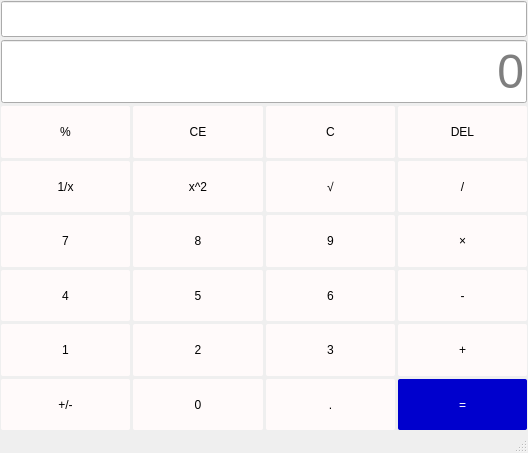
<?xml version="1.0" encoding="UTF-8"?>
<ui version="4.0">
 <class>MainWindow</class>
 <widget class="QMainWindow" name="MainWindow">
  <property name="geometry">
   <rect>
    <x>0</x>
    <y>0</y>
    <width>528</width>
    <height>453</height>
   </rect>
  </property>
  <property name="windowTitle">
   <string>计算器-陈意铭-2022414040206 </string>
  </property>
  <property name="windowIcon">
   <iconset>
    <normaloff>E:/娱乐/临摹/02/preview(1).jpg</normaloff>E:/娱乐/临摹/02/preview(1).jpg</iconset>
  </property>
  <property name="styleSheet">
   <string notr="true">QPushButton{
	font: 12pt &quot;Microsoft YaHei UI&quot;;
	background-color:rgb(255,250,250);
	border-radius:2px;
}
QPushButton:hover{
	background-color:rgb(190,190,190);
}
QPushButton:pressed{
	background-color:rgb(150,150,150);
}
QLineEdit{
	font-size:36pt;
}
</string>
  </property>
  <widget class="QWidget" name="centralwidget">
   <layout class="QVBoxLayout" name="verticalLayout">
    <property name="spacing">
     <number>3</number>
    </property>
    <property name="leftMargin">
     <number>1</number>
    </property>
    <property name="topMargin">
     <number>1</number>
    </property>
    <property name="rightMargin">
     <number>1</number>
    </property>
    <property name="bottomMargin">
     <number>1</number>
    </property>
    <item>
     <layout class="QGridLayout" name="gridLayout">
      <item row="4" column="2">
       <widget class="QPushButton" name="btnNum9">
        <property name="sizePolicy">
         <sizepolicy hsizetype="Minimum" vsizetype="Minimum">
          <horstretch>0</horstretch>
          <verstretch>0</verstretch>
         </sizepolicy>
        </property>
        <property name="text">
         <string>9</string>
        </property>
       </widget>
      </item>
      <item row="3" column="2">
       <widget class="QPushButton" name="btnSqrt">
        <property name="sizePolicy">
         <sizepolicy hsizetype="Minimum" vsizetype="Minimum">
          <horstretch>0</horstretch>
          <verstretch>0</verstretch>
         </sizepolicy>
        </property>
        <property name="text">
         <string>√</string>
        </property>
       </widget>
      </item>
      <item row="5" column="1">
       <widget class="QPushButton" name="btnNum5">
        <property name="sizePolicy">
         <sizepolicy hsizetype="Minimum" vsizetype="Minimum">
          <horstretch>0</horstretch>
          <verstretch>0</verstretch>
         </sizepolicy>
        </property>
        <property name="text">
         <string>5</string>
        </property>
       </widget>
      </item>
      <item row="4" column="1">
       <widget class="QPushButton" name="btnNum8">
        <property name="sizePolicy">
         <sizepolicy hsizetype="Minimum" vsizetype="Minimum">
          <horstretch>0</horstretch>
          <verstretch>0</verstretch>
         </sizepolicy>
        </property>
        <property name="text">
         <string>8</string>
        </property>
       </widget>
      </item>
      <item row="3" column="1">
       <widget class="QPushButton" name="btnSquare">
        <property name="sizePolicy">
         <sizepolicy hsizetype="Minimum" vsizetype="Minimum">
          <horstretch>0</horstretch>
          <verstretch>0</verstretch>
         </sizepolicy>
        </property>
        <property name="text">
         <string>x^2</string>
        </property>
       </widget>
      </item>
      <item row="7" column="3">
       <widget class="QPushButton" name="btnEqual">
        <property name="sizePolicy">
         <sizepolicy hsizetype="Minimum" vsizetype="Minimum">
          <horstretch>0</horstretch>
          <verstretch>0</verstretch>
         </sizepolicy>
        </property>
        <property name="styleSheet">
         <string notr="true">background-color:rgb(0, 0, 205);
color:white
</string>
        </property>
        <property name="text">
         <string>=</string>
        </property>
       </widget>
      </item>
      <item row="5" column="2">
       <widget class="QPushButton" name="btnNum6">
        <property name="sizePolicy">
         <sizepolicy hsizetype="Minimum" vsizetype="Minimum">
          <horstretch>0</horstretch>
          <verstretch>0</verstretch>
         </sizepolicy>
        </property>
        <property name="text">
         <string>6</string>
        </property>
       </widget>
      </item>
      <item row="7" column="1">
       <widget class="QPushButton" name="btnNum0">
        <property name="sizePolicy">
         <sizepolicy hsizetype="Minimum" vsizetype="Minimum">
          <horstretch>0</horstretch>
          <verstretch>0</verstretch>
         </sizepolicy>
        </property>
        <property name="text">
         <string>0</string>
        </property>
       </widget>
      </item>
      <item row="4" column="3">
       <widget class="QPushButton" name="btnMultiple">
        <property name="sizePolicy">
         <sizepolicy hsizetype="Minimum" vsizetype="Minimum">
          <horstretch>0</horstretch>
          <verstretch>0</verstretch>
         </sizepolicy>
        </property>
        <property name="text">
         <string>×</string>
        </property>
       </widget>
      </item>
      <item row="6" column="3">
       <widget class="QPushButton" name="btnPlus">
        <property name="sizePolicy">
         <sizepolicy hsizetype="Minimum" vsizetype="Minimum">
          <horstretch>0</horstretch>
          <verstretch>0</verstretch>
         </sizepolicy>
        </property>
        <property name="text">
         <string>+</string>
        </property>
       </widget>
      </item>
      <item row="2" column="2">
       <widget class="QPushButton" name="Clear">
        <property name="sizePolicy">
         <sizepolicy hsizetype="Minimum" vsizetype="Minimum">
          <horstretch>0</horstretch>
          <verstretch>0</verstretch>
         </sizepolicy>
        </property>
        <property name="text">
         <string>C</string>
        </property>
       </widget>
      </item>
      <item row="6" column="0">
       <widget class="QPushButton" name="btnNum1">
        <property name="sizePolicy">
         <sizepolicy hsizetype="Minimum" vsizetype="Minimum">
          <horstretch>0</horstretch>
          <verstretch>0</verstretch>
         </sizepolicy>
        </property>
        <property name="text">
         <string>1</string>
        </property>
       </widget>
      </item>
      <item row="2" column="3">
       <widget class="QPushButton" name="btnDelete">
        <property name="sizePolicy">
         <sizepolicy hsizetype="Minimum" vsizetype="Minimum">
          <horstretch>0</horstretch>
          <verstretch>0</verstretch>
         </sizepolicy>
        </property>
        <property name="text">
         <string>DEL</string>
        </property>
       </widget>
      </item>
      <item row="3" column="0">
       <widget class="QPushButton" name="btnInverse">
        <property name="sizePolicy">
         <sizepolicy hsizetype="Minimum" vsizetype="Minimum">
          <horstretch>0</horstretch>
          <verstretch>0</verstretch>
         </sizepolicy>
        </property>
        <property name="text">
         <string>1/x</string>
        </property>
       </widget>
      </item>
      <item row="2" column="0">
       <widget class="QPushButton" name="btnPercentage">
        <property name="sizePolicy">
         <sizepolicy hsizetype="Minimum" vsizetype="Minimum">
          <horstretch>0</horstretch>
          <verstretch>0</verstretch>
         </sizepolicy>
        </property>
        <property name="text">
         <string>%</string>
        </property>
       </widget>
      </item>
      <item row="6" column="1">
       <widget class="QPushButton" name="btnNum2">
        <property name="sizePolicy">
         <sizepolicy hsizetype="Minimum" vsizetype="Minimum">
          <horstretch>0</horstretch>
          <verstretch>0</verstretch>
         </sizepolicy>
        </property>
        <property name="text">
         <string>2</string>
        </property>
       </widget>
      </item>
      <item row="5" column="0">
       <widget class="QPushButton" name="btnNum4">
        <property name="sizePolicy">
         <sizepolicy hsizetype="Minimum" vsizetype="Minimum">
          <horstretch>0</horstretch>
          <verstretch>0</verstretch>
         </sizepolicy>
        </property>
        <property name="text">
         <string>4</string>
        </property>
       </widget>
      </item>
      <item row="7" column="0">
       <widget class="QPushButton" name="btnSign">
        <property name="sizePolicy">
         <sizepolicy hsizetype="Minimum" vsizetype="Minimum">
          <horstretch>0</horstretch>
          <verstretch>0</verstretch>
         </sizepolicy>
        </property>
        <property name="text">
         <string>+/-</string>
        </property>
       </widget>
      </item>
      <item row="7" column="2">
       <widget class="QPushButton" name="btnPeriod">
        <property name="sizePolicy">
         <sizepolicy hsizetype="Minimum" vsizetype="Minimum">
          <horstretch>0</horstretch>
          <verstretch>0</verstretch>
         </sizepolicy>
        </property>
        <property name="text">
         <string>.</string>
        </property>
       </widget>
      </item>
      <item row="6" column="2">
       <widget class="QPushButton" name="btnNum3">
        <property name="sizePolicy">
         <sizepolicy hsizetype="Minimum" vsizetype="Minimum">
          <horstretch>0</horstretch>
          <verstretch>0</verstretch>
         </sizepolicy>
        </property>
        <property name="text">
         <string>3</string>
        </property>
       </widget>
      </item>
      <item row="4" column="0">
       <widget class="QPushButton" name="btnNum7">
        <property name="sizePolicy">
         <sizepolicy hsizetype="Minimum" vsizetype="Minimum">
          <horstretch>0</horstretch>
          <verstretch>0</verstretch>
         </sizepolicy>
        </property>
        <property name="text">
         <string>7</string>
        </property>
       </widget>
      </item>
      <item row="5" column="3">
       <widget class="QPushButton" name="btnMinus">
        <property name="sizePolicy">
         <sizepolicy hsizetype="Minimum" vsizetype="Minimum">
          <horstretch>0</horstretch>
          <verstretch>0</verstretch>
         </sizepolicy>
        </property>
        <property name="text">
         <string>-</string>
        </property>
       </widget>
      </item>
      <item row="3" column="3">
       <widget class="QPushButton" name="btnDivide">
        <property name="sizePolicy">
         <sizepolicy hsizetype="Minimum" vsizetype="Minimum">
          <horstretch>0</horstretch>
          <verstretch>0</verstretch>
         </sizepolicy>
        </property>
        <property name="text">
         <string>/</string>
        </property>
       </widget>
      </item>
      <item row="2" column="1">
       <widget class="QPushButton" name="ClearEntry">
        <property name="sizePolicy">
         <sizepolicy hsizetype="Minimum" vsizetype="Minimum">
          <horstretch>0</horstretch>
          <verstretch>0</verstretch>
         </sizepolicy>
        </property>
        <property name="text">
         <string>CE</string>
        </property>
       </widget>
      </item>
      <item row="1" column="0" colspan="4">
       <widget class="QLineEdit" name="display">
        <property name="sizePolicy">
         <sizepolicy hsizetype="Expanding" vsizetype="Minimum">
          <horstretch>0</horstretch>
          <verstretch>0</verstretch>
         </sizepolicy>
        </property>
        <property name="styleSheet">
         <string notr="true">font: 36pt &quot;Microsoft YaHei UI&quot;;</string>
        </property>
        <property name="alignment">
         <set>Qt::AlignmentFlag::AlignRight|Qt::AlignmentFlag::AlignTrailing|Qt::AlignmentFlag::AlignVCenter</set>
        </property>
        <property name="placeholderText">
         <string>0</string>
        </property>
       </widget>
      </item>
      <item row="0" column="0" colspan="4">
       <widget class="QLineEdit" name="history">
        <property name="layoutDirection">
         <enum>Qt::LayoutDirection::LeftToRight</enum>
        </property>
        <property name="styleSheet">
         <string notr="true">color:rgb(168, 168, 168);
font-size:24px</string>
        </property>
        <property name="alignment">
         <set>Qt::AlignmentFlag::AlignRight|Qt::AlignmentFlag::AlignTrailing|Qt::AlignmentFlag::AlignVCenter</set>
        </property>
       </widget>
      </item>
     </layout>
    </item>
   </layout>
  </widget>
  <widget class="QMenuBar" name="menubar">
   <property name="geometry">
    <rect>
     <x>0</x>
     <y>0</y>
     <width>528</width>
     <height>25</height>
    </rect>
   </property>
  </widget>
  <widget class="QStatusBar" name="statusbar"/>
 </widget>
 <resources/>
 <connections/>
</ui>
